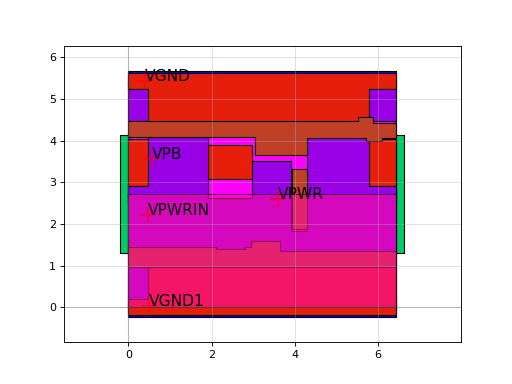

Recreate this plot in Python.
import sky130

c = sky130.components.sky130_fd_sc_hd__lpflow_lsbuf_lh_hl_isowell_tap_2()
c.plot()
